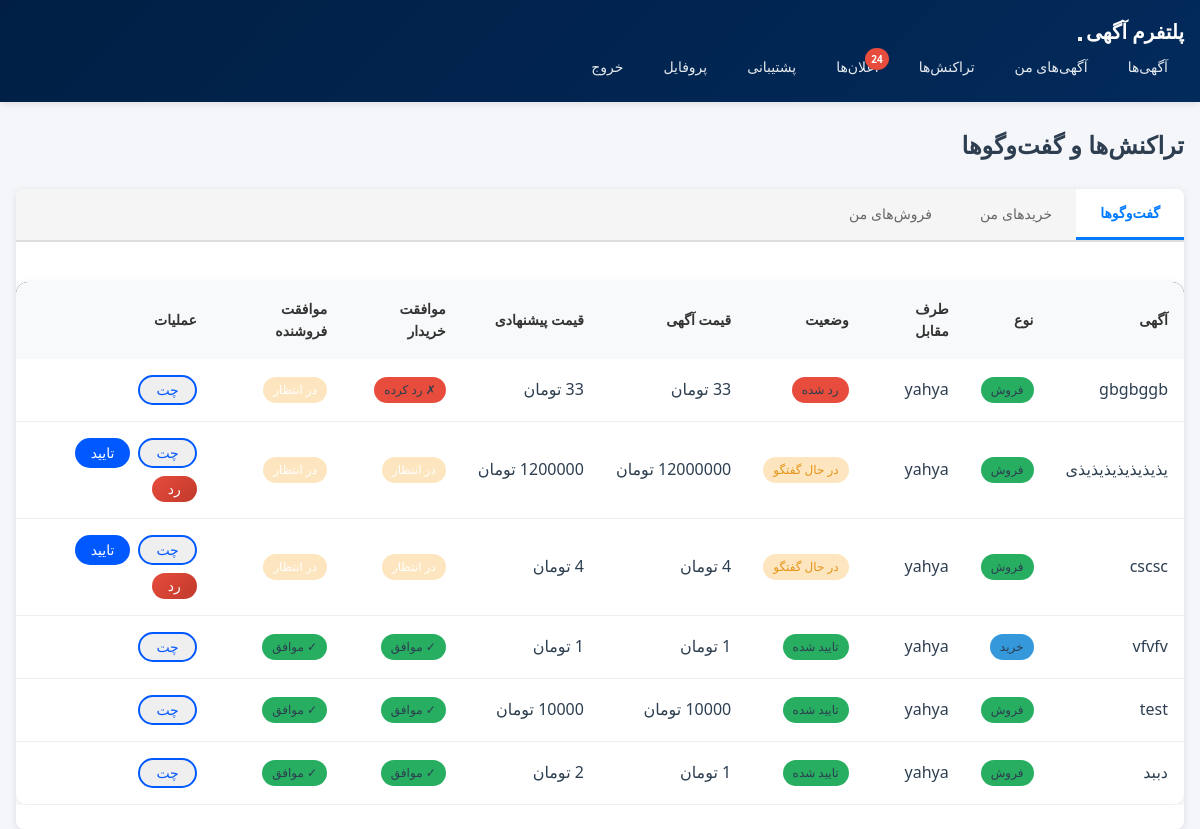
Page /payments/my-transactions/ (signed in) on the committed database.
### payments/models.py (models this page shows, shortened)
class PriceProposal(models.Model):
    STATUS_CHOICES = [
        ('pending', 'در انتظار پاسخ'),
        ('accepted', 'پذیرفته شده'),
        ('rejected', 'رد شده'),
        ('cancelled', 'لغو شده'),
        ('negotiating', 'در حال گفتگو'),
        ('deal_confirmed', 'توافق شد'),
        ('deal_cancelled', 'کنسل شد'),
    ]
    listing = models.ForeignKey(Listing, on_delete=models.CASCADE, related_name='price_proposals')
    buyer = models.ForeignKey(settings.AUTH_USER_MODEL, on_delete=models.CASCADE, related_name='sent_proposals')
    seller = models.ForeignKey(settings.AUTH_USER_MODEL, on_delete=models.CASCADE, related_name='received_proposals')
    proposed_price = models.DecimalField(max_digits=12, decimal_places=0, verbose_name='قیمت پیشنهادی')
    message = models.TextField(blank=True, verbose_name='پیام')
    status = models.CharField(max_length=20, choices=STATUS_CHOICES, default='pending')
    seller_response = models.TextField(blank=True, verbose_name='پاسخ فروشنده')
    buyer_agreed = models.BooleanField(default=False, verbose_name='خریدار موافق')
    seller_agreed = models.BooleanField(default=False, verbose_name='فروشنده موافق')
    buyer_cancelled = models.BooleanField(default=False, verbose_name='خریدار کنسل کرد')
    seller_cancelled = models.BooleanField(default=False, verbose_name='فروشنده کنسل کرد')
    buyer_rejected = models.BooleanField(default=False)  # جدید
    seller_rejected = models.BooleanField(default=False)  # جدید
    created_at = models.DateTimeField(auto_now_add=True)
    updated_at = models.DateTimeField(auto_now=True)
    class Meta:
        verbose_name = 'پیشنهاد قیمت'
        verbose_name_plural = 'پیشنهادهای قیمت'
        ordering = ['-created_at']
        unique_together = ['listing', 'buyer']
    def get_unread_count_for_user(self, user):
        try:
            chat_room = self.chat_room
            return chat_room.messages.filter(is_read=False).exclude(sender=user).count()
        except ChatRoom.DoesNotExist:
            return 0

### listings/models.py (models this page shows, shortened)
class Listing(models.Model):
    STATUS_CHOICES = [
        ('pending', 'در انتظار تایید'),
        ('active', 'فعال'),
        ('sold', 'فروخته شده'),
        ('rejected', 'رد شده'),
        ('deleted', 'حذف شده'),
    ]
    """LEVEL_CHOICES = [
        ('beginner', 'مبتدی'),
        ('intermediate', 'متوسط'),
        ('advanced', 'پیشرفته'),
        ('professional', 'حرفه‌ای'),
    ] """
    seller = models.ForeignKey(settings.AUTH_USER_MODEL, on_delete=models.CASCADE, related_name='listings')
    category = models.ForeignKey(Category, on_delete=models.SET_NULL, null=True)
    title = models.CharField(max_length=200)
    description = models.TextField()
    location = models.TextField(max_length=200, null=True, blank=True)
    price = models.DecimalField(max_digits=12, decimal_places=0)
    discount_price = models.DecimalField(max_digits=12, decimal_places=0, null=True, blank=True)
    about_platform = models.TextField(null=True, blank=True, verbose_name='درباره پلتفرم')
    """ level = models.CharField(max_length=20, choices=LEVEL_CHOICES, default='beginner', verbose_name='سطح') """
    platform_url = models.URLField()
    followers_count = models.IntegerField(default=0)
    monthly_income = models.DecimalField(null=True, blank=True, max_digits=12, decimal_places=0)
    platform_age = models.IntegerField(default=0)
    most_like = models.IntegerField(null=True, blank=True)
    most_view = models.IntegerField(null=True, blank=True)
    most_comment = models.IntegerField(null=True, blank=True)
    main_image = models.ImageField(upload_to='listings/images/')
    is_preferment = models.BooleanField(default=False, verbose_name='آگهی ارتقا یافته')
    is_income = models.BooleanField(default=True, verbose_name='اگهی به درامد رسیده')
    is_verified = models.BooleanField(default=False, verbose_name='اطلاعات مورد تایید است')
    is_private = models.BooleanField(default=False, verbose_name='آگهی خصوصی')
    status = models.CharField(max_length=20, choices=STATUS_CHOICES, default='pending')
    rejection_reason = models.TextField(blank=True, null=True, verbose_name='دلیل رد')
    views_count = models.IntegerField(default=0)
    created_at = models.DateTimeField(auto_now_add=True)
    updated_at = models.DateTimeField(auto_now=True)
    class Meta:
        ordering = ['-created_at']

### accounts/models.py (models this page shows, shortened)
class User(AbstractUser):
    phone_number = models.CharField(max_length=11, unique=True, null=True, blank=True, verbose_name='شماره موبایل')
    national_code = models.CharField(max_length=10, unique=True, null=True, blank=True, verbose_name='کد ملی')
    profile_image = models.ImageField(upload_to='profiles/', null=True, blank=True, verbose_name='تصویر پروفایل')
    is_verified = models.BooleanField(default=False, verbose_name='احراز شده')
    created_at = models.DateTimeField(auto_now_add=True, verbose_name='تاریخ عضویت')

### payments/views.py (the view)
# urls.py: path('my-transactions/', views.my_transactions, name='my_transactions'),
@login_required
def my_transactions(request):
    purchases = Transaction.objects.filter(
        buyer=request.user,
        status__in=['completed', 'cancelled']
    ).select_related('listing', 'seller').order_by('-created_at')
    sales = Transaction.objects.filter(
        seller=request.user,
        status__in=['completed', 'cancelled']
    ).select_related('listing', 'buyer').order_by('-created_at')
    conversations = PriceProposal.objects.filter(
        status__in=['negotiating', 'deal_confirmed', 'rejected']
    ).filter(
        models.Q(buyer=request.user) | models.Q(seller=request.user)
    ).select_related('listing', 'buyer', 'seller').prefetch_related('chat_room__messages').order_by('-updated_at')
    for conv in conversations:
        conv.unread_count = conv.get_unread_count_for_user(request.user)
    context = {
        'purchases': purchases,
        'sales': sales,
        'conversations': conversations,
    }
    return render(request, 'payments/my_transactions.html', context)

### templates/payments/my_transactions.html (shortened to what this page needs)
{% extends 'base.html' %}
{% block content %}
<h2 style="margin-bottom: 1.5rem;">تراکنش‌ها و گفت‌وگوها</h2>
<div class="tabs-container">
    <div class="tabs-nav">
        <button class="tab-button active" data-tab="conversations">گفت‌وگوها</button>
        <button class="tab-button" data-tab="purchases">خریدهای من</button>
        <button class="tab-button" data-tab="sales">فروش‌های من</button>
    </div>
    <div class="tabs-content">
        <div class="tab-pane active" id="conversations">
            <div class="table-container">
                <table class="data-table">
                    <thead>
                        <tr>
                            <th>آگهی</th>
                            <th>نوع</th>
                            <th>طرف مقابل</th>
                            <th>وضعیت</th>
                            <th>قیمت آگهی</th>
                            <th>قیمت پیشنهادی</th>
                            <th>موافقت خریدار</th>
                            <th>موافقت فروشنده</th>
                            <th>عملیات</th>
                        </tr>
                    </thead>
                    <tbody>
                        {% for proposal in conversations %}
                        <tr id="conversation-row-{{ proposal.id }}">
                            <td>{{ proposal.listing.title }}</td>
                            <td>
                                {% if proposal.buyer == request.user %}
                                <span class="badge badge-primary">خرید</span>
                                {% else %}
                                <span class="badge badge-success">فروش</span>
                                {% endif %}
                            </td>
                            <td>
                                {% if proposal.buyer == request.user %}
                                {{ proposal.seller.username }}
                                {% else %}
                                {{ proposal.buyer.username }}
                                {% endif %}
                            </td>
                            <td>
                                {% if proposal.status == 'negotiating' %}
                                <span class="badge bg-warning">در حال گفتگو</span>
                                {% elif proposal.status == 'deal_confirmed' %}
                                <span class="badge bg-success">تایید شده</span>
                                {% elif proposal.status == 'rejected' %}
                                <span class="badge bg-danger">رد شده</span>
                                {% endif %}
                            </td>
                            <td>{{ proposal.listing.price|floatformat:0 }} تومان</td>
                            <td>{{ proposal.proposed_price|floatformat:0 }} تومان</td>
                            <td>
                                <span id="buyer-status-{{ proposal.id }}">
                                    {% if proposal.status == 'rejected' and proposal.buyer_rejected %}
                                    <span class="badge badge-danger">✗ رد کرده</span>
                                    {% elif proposal.buyer_agreed %}
                                    <span class="badge badge-success">✓ موافق</span>
                                    {% else %}
                                    <span class="badge badge-secondary">در انتظار</span>
                                    {% endif %}
                                </span>
                            </td>
                            <td>
                                <span id="seller-status-{{ proposal.id }}">
                                    {% if proposal.status == 'rejected' and proposal.seller_rejected %}
                                    <span class="badge badge-danger">✗ رد کرده</span>
                                    {% elif proposal.seller_agreed %}
                                    <span class="badge badge-success">✓ موافق</span>
                                    {% else %}
                                    <span class="badge badge-secondary">در انتظار</span>
                                    {% endif %}
                                </span>
                            </td>
                            <td>
                                <div class="action-buttons" id="actions-{{ proposal.id }}">
                                    <button
                                        onclick="openChat('{{ proposal.id }}', '{{ proposal.listing.title|escapejs }}', '{{ proposal.status }}')"
                                        class="btn btn-primary btn-sm chat-btn-with-badge">
                                        چت
                                    </button>
                                    {% if proposal.status == 'rejected' %}
                                    {% if proposal.buyer == request.user and proposal.buyer_rejected %}
                                    <button onclick="undoRejection('{{ proposal.id }}')"
                                        class="btn btn-warning btn-sm">برگرداندن</button>
                                    {% elif proposal.seller == request.user and proposal.seller_rejected %}
                                    <button onclick="undoRejection('{{ proposal.id }}')"
                                        class="btn btn-warning btn-sm">برگرداندن</button>
                                    {% endif %}
                                    {% elif proposal.status == 'negotiating' %}
                                    {% if proposal.buyer == request.user and not proposal.buyer_agreed %}
                                    <button onclick="confirmDeal('{{ proposal.id }}')"
                                        class="btn btn-success btn-sm">تایید</button>
                                    {% elif proposal.seller == request.user and not proposal.seller_agreed %}
                                    <button onclick="confirmDeal('{{ proposal.id }}')"
                                        class="btn btn-success btn-sm">تایید</button>
                                    {% endif %}
                                    <button onclick="rejectDeal('{{ proposal.id }}')"
                                        class="btn btn-danger btn-sm">رد</button>
                                    {% endif %}
                                </div>
                            </td>
                        </tr>
                        {% empty %}
                        <tr>
                            <td colspan="7" style="text-align:center;">گفت‌وگوی فعالی وجود ندارد.</td>
                        </tr>
                        {% endfor %}
                    </tbody>
                </table>
            </div>
        </div>
    </div>
</div>
{% endblock %}

### rows in the picture
PriceProposal: listing "gbgbggb", shows "فروش", buyer.username "yahya", status "رد شده", listing.price "33"
PriceProposal: listing "یذیذیذیذیذیذیذی", shows "فروش", buyer.username "yahya", status "در حال گفتگو", listing.price "12000000", proposed_price "1200000"
PriceProposal: listing "cscsc", shows "فروش", buyer.username "yahya", status "در حال گفتگو", listing.price "4", proposed_price "4"
PriceProposal: listing "vfvfv", shows "خرید", seller.username "yahya", status "تایید شده", listing.price "1", proposed_price "1"
PriceProposal: listing "test", shows "فروش", buyer.username "yahya", status "تایید شده", proposed_price "10000"
PriceProposal: listing "دببد", shows "فروش", buyer.username "yahya", status "تایید شده", listing.price "1", proposed_price "2"

### other values in the picture
{{ unread_notifications_count }} "24"
